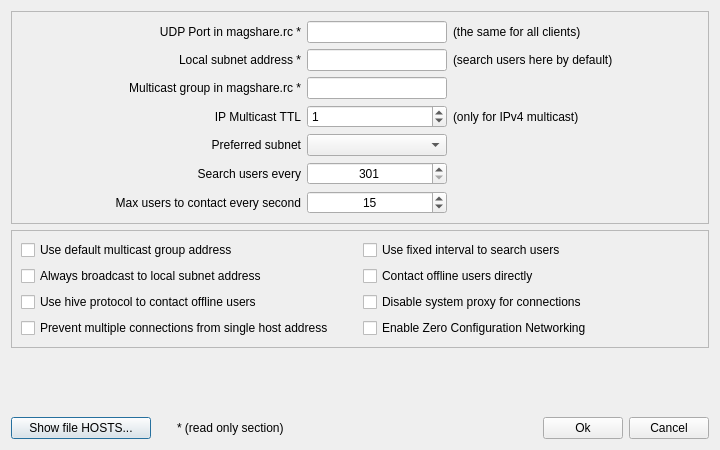
<?xml version="1.0" encoding="UTF-8"?>
<ui version="4.0">
 <class>GuiNetworkWidget</class>
 <widget class="QDialog" name="GuiNetworkWidget">
  <property name="geometry">
   <rect>
    <x>0</x>
    <y>0</y>
    <width>720</width>
    <height>450</height>
   </rect>
  </property>
  <layout class="QGridLayout" name="gridLayout_5">
   <item row="0" column="0">
    <widget class="QFrame" name="mp_frame1">
     <property name="frameShape">
      <enum>QFrame::StyledPanel</enum>
     </property>
     <layout class="QGridLayout" name="gridLayout_3">
      <item row="0" column="0">
       <layout class="QGridLayout" name="gridLayout">
        <item row="0" column="0">
         <widget class="QLabel" name="mp_lUdpPort">
          <property name="minimumSize">
           <size>
            <width>280</width>
            <height>0</height>
           </size>
          </property>
          <property name="text">
           <string>UDP Port in magshare.rc *</string>
          </property>
          <property name="textFormat">
           <enum>Qt::PlainText</enum>
          </property>
          <property name="alignment">
           <set>Qt::AlignRight|Qt::AlignTrailing|Qt::AlignVCenter</set>
          </property>
         </widget>
        </item>
        <item row="3" column="1">
         <widget class="QLineEdit" name="mp_leMulticastGroup">
          <property name="sizePolicy">
           <sizepolicy hsizetype="Preferred" vsizetype="Fixed">
            <horstretch>0</horstretch>
            <verstretch>0</verstretch>
           </sizepolicy>
          </property>
          <property name="minimumSize">
           <size>
            <width>140</width>
            <height>0</height>
           </size>
          </property>
          <property name="alignment">
           <set>Qt::AlignCenter</set>
          </property>
          <property name="readOnly">
           <bool>true</bool>
          </property>
         </widget>
        </item>
        <item row="1" column="0">
         <widget class="QLabel" name="mp_lBase">
          <property name="text">
           <string>Local subnet address *</string>
          </property>
          <property name="textFormat">
           <enum>Qt::PlainText</enum>
          </property>
          <property name="alignment">
           <set>Qt::AlignRight|Qt::AlignTrailing|Qt::AlignVCenter</set>
          </property>
         </widget>
        </item>
        <item row="7" column="1">
         <widget class="QSpinBox" name="mp_sbMaxUsersToContact">
          <property name="minimumSize">
           <size>
            <width>140</width>
            <height>0</height>
           </size>
          </property>
          <property name="alignment">
           <set>Qt::AlignCenter</set>
          </property>
          <property name="minimum">
           <number>1</number>
          </property>
          <property name="maximum">
           <number>150</number>
          </property>
          <property name="singleStep">
           <number>5</number>
          </property>
          <property name="value">
           <number>15</number>
          </property>
         </widget>
        </item>
        <item row="6" column="0">
         <widget class="QLabel" name="mp_lBroadcastInterval">
          <property name="text">
           <string>Search users every</string>
          </property>
          <property name="alignment">
           <set>Qt::AlignRight|Qt::AlignTrailing|Qt::AlignVCenter</set>
          </property>
         </widget>
        </item>
        <item row="7" column="0">
         <widget class="QLabel" name="mp_lMaxUsersToContact">
          <property name="text">
           <string>Max users to contact every second</string>
          </property>
          <property name="alignment">
           <set>Qt::AlignRight|Qt::AlignTrailing|Qt::AlignVCenter</set>
          </property>
         </widget>
        </item>
        <item row="0" column="1">
         <widget class="QLineEdit" name="mp_leUdpPort">
          <property name="sizePolicy">
           <sizepolicy hsizetype="Preferred" vsizetype="Fixed">
            <horstretch>0</horstretch>
            <verstretch>0</verstretch>
           </sizepolicy>
          </property>
          <property name="minimumSize">
           <size>
            <width>140</width>
            <height>0</height>
           </size>
          </property>
          <property name="alignment">
           <set>Qt::AlignCenter</set>
          </property>
          <property name="readOnly">
           <bool>true</bool>
          </property>
         </widget>
        </item>
        <item row="3" column="3">
         <widget class="QLabel" name="mp_lHelpMulticastGroup">
          <property name="sizePolicy">
           <sizepolicy hsizetype="Expanding" vsizetype="Preferred">
            <horstretch>0</horstretch>
            <verstretch>0</verstretch>
           </sizepolicy>
          </property>
         </widget>
        </item>
        <item row="4" column="1">
         <widget class="QSpinBox" name="mp_sbIpMulticastTtl">
          <property name="maximum">
           <number>255</number>
          </property>
          <property name="value">
           <number>1</number>
          </property>
         </widget>
        </item>
        <item row="1" column="1">
         <widget class="QLineEdit" name="mp_leSubnet">
          <property name="sizePolicy">
           <sizepolicy hsizetype="Preferred" vsizetype="Fixed">
            <horstretch>0</horstretch>
            <verstretch>0</verstretch>
           </sizepolicy>
          </property>
          <property name="minimumSize">
           <size>
            <width>140</width>
            <height>0</height>
           </size>
          </property>
          <property name="alignment">
           <set>Qt::AlignCenter</set>
          </property>
          <property name="readOnly">
           <bool>true</bool>
          </property>
         </widget>
        </item>
        <item row="5" column="3">
         <spacer name="horizontalSpacer_7">
          <property name="orientation">
           <enum>Qt::Horizontal</enum>
          </property>
          <property name="sizeHint" stdset="0">
           <size>
            <width>40</width>
            <height>20</height>
           </size>
          </property>
         </spacer>
        </item>
        <item row="3" column="0">
         <widget class="QLabel" name="mp_lMulticastGroup">
          <property name="text">
           <string>Multicast group in magshare.rc *</string>
          </property>
          <property name="textFormat">
           <enum>Qt::PlainText</enum>
          </property>
          <property name="alignment">
           <set>Qt::AlignRight|Qt::AlignTrailing|Qt::AlignVCenter</set>
          </property>
         </widget>
        </item>
        <item row="1" column="3">
         <widget class="QLabel" name="mp_lHelpSubnet">
          <property name="sizePolicy">
           <sizepolicy hsizetype="Expanding" vsizetype="Preferred">
            <horstretch>0</horstretch>
            <verstretch>0</verstretch>
           </sizepolicy>
          </property>
          <property name="text">
           <string>(search users here by default)</string>
          </property>
          <property name="alignment">
           <set>Qt::AlignLeading|Qt::AlignLeft|Qt::AlignVCenter</set>
          </property>
         </widget>
        </item>
        <item row="4" column="3">
         <widget class="QLabel" name="mp_lHelpTtl">
          <property name="text">
           <string>(only for IPv4 multicast)</string>
          </property>
         </widget>
        </item>
        <item row="0" column="3">
         <widget class="QLabel" name="mp_lHelpUdp">
          <property name="sizePolicy">
           <sizepolicy hsizetype="Expanding" vsizetype="Preferred">
            <horstretch>0</horstretch>
            <verstretch>0</verstretch>
           </sizepolicy>
          </property>
          <property name="text">
           <string>(the same for all clients)</string>
          </property>
          <property name="alignment">
           <set>Qt::AlignLeading|Qt::AlignLeft|Qt::AlignVCenter</set>
          </property>
         </widget>
        </item>
        <item row="7" column="3">
         <spacer name="horizontalSpacer">
          <property name="orientation">
           <enum>Qt::Horizontal</enum>
          </property>
          <property name="sizeHint" stdset="0">
           <size>
            <width>40</width>
            <height>20</height>
           </size>
          </property>
         </spacer>
        </item>
        <item row="4" column="0">
         <widget class="QLabel" name="mp_lIpMulticastTtl">
          <property name="text">
           <string>IP Multicast TTL</string>
          </property>
          <property name="alignment">
           <set>Qt::AlignRight|Qt::AlignTrailing|Qt::AlignVCenter</set>
          </property>
         </widget>
        </item>
        <item row="6" column="3">
         <spacer name="horizontalSpacer_3">
          <property name="orientation">
           <enum>Qt::Horizontal</enum>
          </property>
          <property name="sizeHint" stdset="0">
           <size>
            <width>40</width>
            <height>20</height>
           </size>
          </property>
         </spacer>
        </item>
        <item row="6" column="1">
         <widget class="QSpinBox" name="mp_sbBroadcastInterval">
          <property name="minimumSize">
           <size>
            <width>140</width>
            <height>0</height>
           </size>
          </property>
          <property name="alignment">
           <set>Qt::AlignCenter</set>
          </property>
          <property name="suffix">
           <string/>
          </property>
          <property name="minimum">
           <number>301</number>
          </property>
          <property name="maximum">
           <number>9999</number>
          </property>
          <property name="singleStep">
           <number>3</number>
          </property>
          <property name="value">
           <number>301</number>
          </property>
         </widget>
        </item>
        <item row="5" column="1">
         <widget class="QComboBox" name="mp_comboPreferredSubnet">
          <property name="minimumSize">
           <size>
            <width>140</width>
            <height>0</height>
           </size>
          </property>
         </widget>
        </item>
        <item row="5" column="0">
         <widget class="QLabel" name="mp_lPreferredSubnet">
          <property name="text">
           <string>Preferred subnet</string>
          </property>
          <property name="alignment">
           <set>Qt::AlignRight|Qt::AlignTrailing|Qt::AlignVCenter</set>
          </property>
         </widget>
        </item>
       </layout>
      </item>
     </layout>
    </widget>
   </item>
   <item row="1" column="0">
    <widget class="QFrame" name="mp_frame2">
     <property name="frameShape">
      <enum>QFrame::StyledPanel</enum>
     </property>
     <property name="frameShadow">
      <enum>QFrame::Raised</enum>
     </property>
     <layout class="QGridLayout" name="gridLayout_4">
      <item row="0" column="0">
       <layout class="QGridLayout" name="gridLayout_2">
        <item row="0" column="0">
         <widget class="QCheckBox" name="mp_cbUseDefaultMulticastGroupAddress">
          <property name="text">
           <string>Use default multicast group address</string>
          </property>
         </widget>
        </item>
        <item row="0" column="1">
         <widget class="QCheckBox" name="mp_cbBroadcastInterval">
          <property name="text">
           <string>Use fixed interval to search users</string>
          </property>
         </widget>
        </item>
        <item row="1" column="0">
         <widget class="QCheckBox" name="mp_cbBroadcastToLocalSubnetAlways">
          <property name="text">
           <string>Always broadcast to local subnet address</string>
          </property>
         </widget>
        </item>
        <item row="1" column="1">
         <widget class="QCheckBox" name="mp_cbBroadcastToOfflineUsers">
          <property name="text">
           <string>Contact offline users directly</string>
          </property>
         </widget>
        </item>
        <item row="2" column="0">
         <widget class="QCheckBox" name="mp_cbUseHive">
          <property name="text">
           <string>Use hive protocol to contact offline users</string>
          </property>
         </widget>
        </item>
        <item row="2" column="1">
         <widget class="QCheckBox" name="mp_cbDisableProxy">
          <property name="text">
           <string>Disable system proxy for connections</string>
          </property>
         </widget>
        </item>
        <item row="3" column="0">
         <widget class="QCheckBox" name="mp_cbPreventMultipleConnectionsFromSingleHostAddress">
          <property name="text">
           <string>Prevent multiple connections from single host address</string>
          </property>
         </widget>
        </item>
        <item row="3" column="1">
         <widget class="QCheckBox" name="mp_cbEnableMDns">
          <property name="text">
           <string>Enable Zero Configuration Networking</string>
          </property>
         </widget>
        </item>
       </layout>
      </item>
     </layout>
    </widget>
   </item>
   <item row="2" column="0">
    <spacer name="verticalSpacer">
     <property name="orientation">
      <enum>Qt::Vertical</enum>
     </property>
     <property name="sizeHint" stdset="0">
      <size>
       <width>20</width>
       <height>28</height>
      </size>
     </property>
    </spacer>
   </item>
   <item row="3" column="0">
    <layout class="QHBoxLayout" name="horizontalLayout">
     <item>
      <widget class="QPushButton" name="mp_pbShowFileHosts">
       <property name="minimumSize">
        <size>
         <width>140</width>
         <height>0</height>
        </size>
       </property>
       <property name="text">
        <string>Show file HOSTS...</string>
       </property>
      </widget>
     </item>
     <item>
      <spacer name="horizontalSpacer_5">
       <property name="orientation">
        <enum>Qt::Horizontal</enum>
       </property>
       <property name="sizeType">
        <enum>QSizePolicy::Fixed</enum>
       </property>
       <property name="sizeHint" stdset="0">
        <size>
         <width>20</width>
         <height>20</height>
        </size>
       </property>
      </spacer>
     </item>
     <item>
      <widget class="QLabel" name="mp_lRO">
       <property name="text">
        <string>* (read only section)</string>
       </property>
      </widget>
     </item>
     <item>
      <spacer name="horizontalSpacer_4">
       <property name="orientation">
        <enum>Qt::Horizontal</enum>
       </property>
       <property name="sizeHint" stdset="0">
        <size>
         <width>371</width>
         <height>20</height>
        </size>
       </property>
      </spacer>
     </item>
     <item>
      <widget class="QPushButton" name="mp_pbOk">
       <property name="text">
        <string>Ok</string>
       </property>
      </widget>
     </item>
     <item>
      <widget class="QPushButton" name="mp_pbCancel">
       <property name="text">
        <string>Cancel</string>
       </property>
      </widget>
     </item>
    </layout>
   </item>
  </layout>
 </widget>
 <tabstops>
  <tabstop>mp_leUdpPort</tabstop>
  <tabstop>mp_leSubnet</tabstop>
  <tabstop>mp_leMulticastGroup</tabstop>
  <tabstop>mp_sbIpMulticastTtl</tabstop>
  <tabstop>mp_comboPreferredSubnet</tabstop>
  <tabstop>mp_sbBroadcastInterval</tabstop>
  <tabstop>mp_sbMaxUsersToContact</tabstop>
  <tabstop>mp_cbUseDefaultMulticastGroupAddress</tabstop>
  <tabstop>mp_cbBroadcastInterval</tabstop>
  <tabstop>mp_cbBroadcastToLocalSubnetAlways</tabstop>
  <tabstop>mp_cbBroadcastToOfflineUsers</tabstop>
  <tabstop>mp_cbUseHive</tabstop>
  <tabstop>mp_cbDisableProxy</tabstop>
  <tabstop>mp_cbPreventMultipleConnectionsFromSingleHostAddress</tabstop>
  <tabstop>mp_cbEnableMDns</tabstop>
  <tabstop>mp_pbShowFileHosts</tabstop>
  <tabstop>mp_pbOk</tabstop>
  <tabstop>mp_pbCancel</tabstop>
 </tabstops>
 <resources/>
 <connections/>
</ui>
